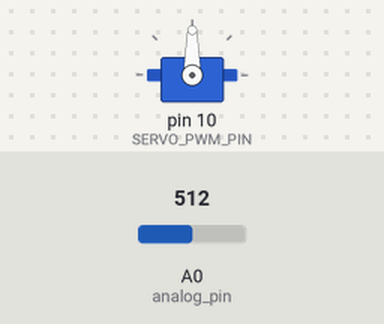
Recording of a sketch running on a simulated Arduino Uno, built with avr-gcc and run on an emulated ATmega328P. Parts: servo. The inputs (shaded band) are chosen by the test bench; at power-on: A0 (analog_pin) = 512. What the sketch prints to the serial monitor is not drawn.

Above: at 1.29 s.
1.3 s: A0 (analog_pin) set to 823
At 2.76 s:
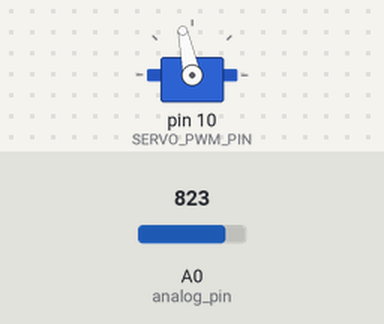
4.3 s: A0 (analog_pin) set to 846
At 4.93 s:
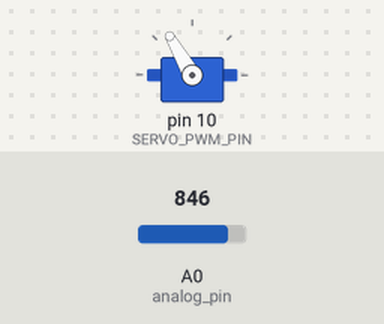
Timing chart, 0 to 20.7 s (numbered marks = the images above; inputs shaded):
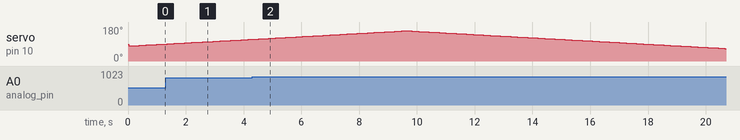

The sketch:

old_arduino_sketch.ino
```cpp
// Original idea by Milan Karakaš, https://wildlab.org (C)2016
// Made wild idea to use analog echo reading - NOT echo pin
// from HC-SR04 ultrasonic module, just solder one wire at
// collector of the transistor as is shown on my website:
// https://wildlab.org/index.php/arduino-ulstrasonic-radar/
// This sketch "burn" onto your favorite Arduino (uno, nano....)
// and enjoy in experimenting with ultrasound "Sonograms". :o)
// Pay attention to Serial.begin(115200) because there are lot
// of data sending in short period, so both: Arduino board and
// Processing program on your computer can communicate without
// los of data. Processing you can find here: https://processing.org/
// Bonus notice: Anyone who first make this Radar, please contact
// me in the comment section below this page:
// https://wildlab.org/index.php/arduino-ulstrasonic-radar/
// And your work will be published as "Showcase" for other people
// as an example. Later I will figure out how to reward you. Thanks.

#include <Servo.h>

#define SERVO_PWM_PIN 10
#define ANGLE_BOUNDS 80
#define ANGLE_STEP 1

int angle = 0;
int dir = 1;
int i,j;
float strength[40]; //40 analog readings send to your computer for "Processing" program
Servo myservo;
int analog_pin = A0; //analog pin A0 on arduino nano, uno, mega....

void setup()
{
pinMode(2,OUTPUT);
Serial.begin(115200);
myservo.attach(SERVO_PWM_PIN);//later will be attached/detached, but once should start for first time
}

void loop()
{
  getValues();
  Serial.print(-angle, DEC);      //first parameter send to your computer for Processing program
  // Pay Attention! There is "-angle" because some servoes may do it in wrong direction. If servo and image
  // on your computer does not match, put there "angle" instead "-angle". This will reverse servo direction
  for (i=0;i<40;i++)              //will be good to use variable instead fixed value for number of reading points
   {                              //for later experimenting with number of analog read echo points
     Serial.print(",");           // all data separated by coma (',')
     Serial.print(strength[i],0); // Atention! This is not for debugging - Processing program will use it
                                  // for visualisation (reading from COMxx port)
   }
  Serial.println(); //not printing anything, just new row, and back to the first place
  myservo.write(angle + ANGLE_BOUNDS); //servo should move one step
  if (angle >= ANGLE_BOUNDS || angle <= -ANGLE_BOUNDS)
   {
     dir = -dir;
   }
  angle += (dir*ANGLE_STEP);
  delay(100); //alow some time for +5V to settle down, because servo can draw some current and make analog read error
 }

int getValues() //function which read analog echo and return array of analog values
{
  myservo.detach(); //very important! this command disable PWM - which make interference during analog read
  delay(2); //wait additionally 2 mS for RF noise to settle down (first few centimeters)
  digitalWrite(2,1); //this triggers sensor
  delayMicroseconds(1); //although it is set to 1 uS, it gives actually 4 uS, which is sufficient to trigger HC-SR04 ultrasound ...
  digitalWrite(2,0);//this is end of triggering sensor
  delay(2);//lets avoid crosstalk between emitter and receiver in first millisecond or two
  for (j=0;j<40;j++) //lets make array of j elements
   {
    int str= ((analogRead(analog_pin)*5.00)/1024)*pow(i,2)*5; // "dynamic amplification" by exponent^2 of i *5
                                                              // Since amplitude of ultrasound fall with square of the distance,
                                                              // "pow(i,2)" is actually i^2 (i squared). You may experiment with
                                                              // additional amplification by factor of 5 in example above
                                                              // too much, and noise will be visible, too low, and reflectin will be
                                                              // weak, yet maybe better "gray scale" than too high values
    strength[j]=constrain(str,0,255); //since "Processing" program will use max values between 0 and 255, lets make some limits
    delayMicroseconds(50); //if 50 microseconds, this delay alow analog read to do reading properly (ADC converter)
       }
  myservo.attach(SERVO_PWM_PIN); //now let servo PWM signal to continue for next step before back into main loop
  return strength[40]; // returning array of analog read echo values, you may experiment with this number of points.
}                      // Just remember to change sketch on Processing so that number of this readings are correct
                       // Data send to your computer is angle + this number of samples. In Processing use array of 41 numbers
                       // First number will be from -80 to 80, which indicates angle, and the rest of numbers ranging fom 0 to 255
                       // representing amplitude of the echoed ultrasound.
```

Measured:
- the behaviour switches between 838 and 839 on A0 (analog_pin) (found by bisection; images 1 and 2)
- by itself, servo on pin 10 (SERVO_PWM_PIN): rises from 115° to 160° in 5.2 s, then falls to 66° in 11.1 s
